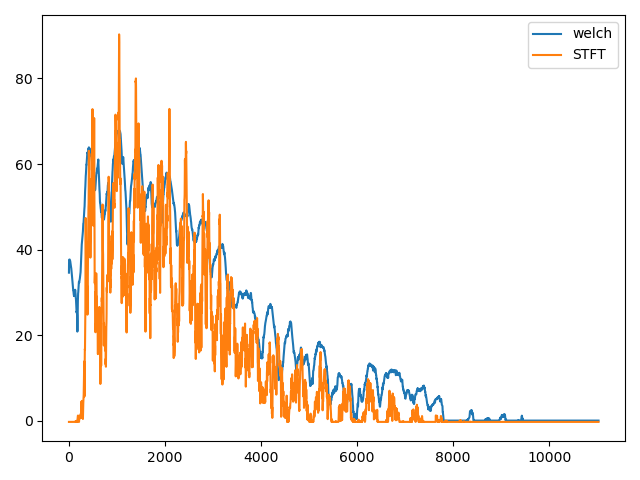

Python code for this plot:

import librosa # for loading example audio
from matplotlib import pyplot as plt
import scipy.signal
import pandas
import numpy

def spectrum_stft(audio, sr, n_fft, window):
    """Method 1: Compute magnitude spectrogram, average over time"""
    S = librosa.stft(audio, n_fft=n_fft, window=window)
    S_db = librosa.amplitude_to_db(numpy.abs(S*S), ref=0.0, top_db=120)
    freqs = librosa.fft_frequencies(sr=sr, n_fft=n_fft)
    spectrum = numpy.mean(S_db, axis=1)
    return pandas.Series(spectrum, index=freqs)

def spectrum_welch(audio, sr, n_fft, window):
    """Method 2: Use Welch method. Uses overlapped complex spectrum"""
    freqs, power = scipy.signal.welch(audio, fs=sr, nfft=n_fft, window=window,
        scaling="spectrum", average='median')
    db = librosa.power_to_db(power, ref=0.0, top_db=120)
    return pandas.Series(db, index=freqs)


fft_length = 512*16
window = "hann"


# load some short example audio
path = librosa.example("trumpet")
audio, sr = librosa.load(path)
section = audio[int(1.0*sr):int(2.0*sr)]

# compute the spectrums
w = spectrum_welch(section, sr=sr, n_fft=fft_length, window=window)
s = spectrum_stft(section, sr=sr, n_fft=fft_length, window=window) - 65.0

# plot it
fig, ax = plt.subplots(1)
w.plot(ax=ax, label="welch")
s.plot(ax=ax, label="STFT")
ax.legend()
fig.tight_layout()
fig.savefig("spectrum.png")

